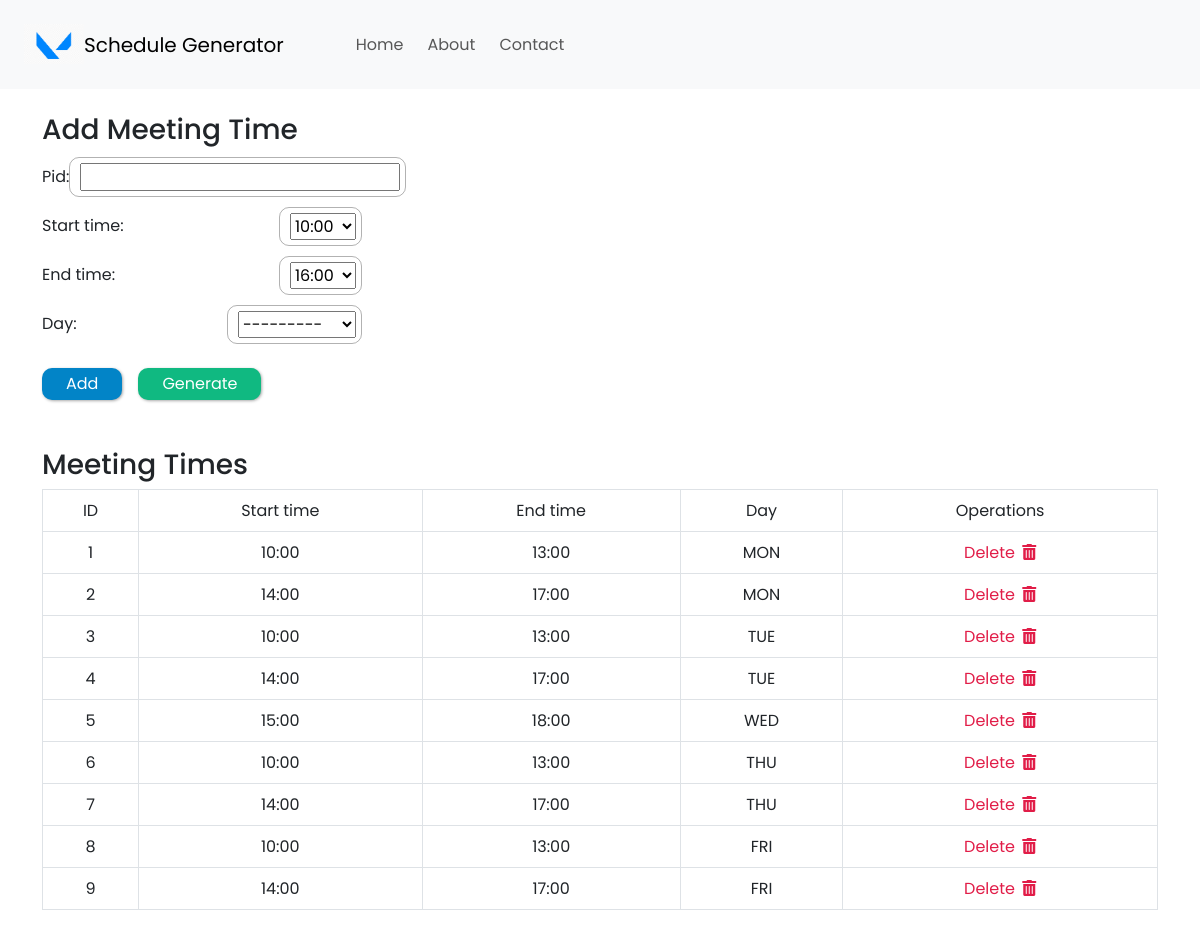
The app's page /add-meetingTime, older data.
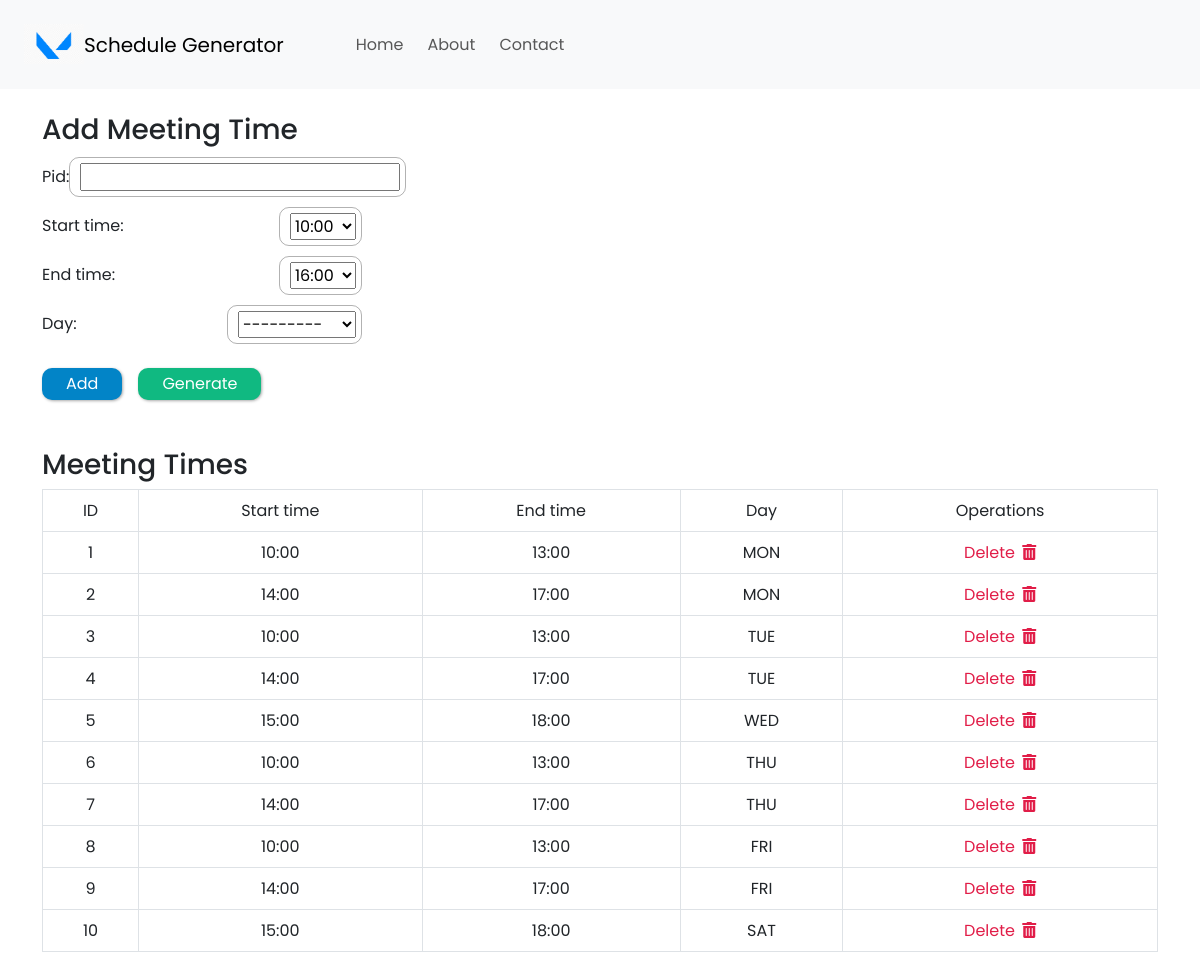
The same page, newer data.
### my_app/models.py (models this page shows, shortened)
class MeetingTime(models.Model):
    pid = models.CharField(max_length=4, primary_key=True)
    start_time = models.CharField(max_length=50, choices=time_slots[:], default='10:00')
    end_time = models.CharField(max_length=50, choices=time_slots[:], default='16:00')
    day = models.CharField(max_length=15, choices=DAYS_OF_WEEK)

### my_app/views.py (the view)
# urls.py: path('add-meetingTime', views.addMeetingTime, name='add-meetingTime'),
def addMeetingTime(request):
    form = MeetingTimeForm(request.POST or None)
    if request.method == 'POST':
        if form.is_valid():
            form.save()
            all_meetingTimes = MeetingTime.objects.all
            return render(request, 'add-meetingTime.html', {'all_meetingTimes': all_meetingTimes, 'form': form })
    else:
        all_meetingTimes = MeetingTime.objects.all
        return render(request, 'add-meetingTime.html', {'all_meetingTimes': all_meetingTimes, 'form': form })

### my_app/forms.py
class MeetingTimeForm(ModelForm):
    class Meta:
        model = MeetingTime
        fields = [
            'pid',
            'start_time',
            'end_time',
            'day'
        ]
        widgets = {
            'pid': forms.TextInput(),
            'start_time': forms.Select(),
            'end_time': forms.Select(),
            'day': forms.Select(),
        }

### my_app/templates/add-meetingTime.html (shortened to what this page needs)
{% extends 'base.html' %}
{% block content %}
{% load static %}
  <div style="width: 320px; margin-top: 1.5rem;">
    <form method="POST">
      <h3>Add Meeting Time</h3>
      {% for field in form %}
      <div class="input-container">
        {{ field.label_tag }}
        {% if field.name == 'instructors' %}
          <div style="margin-left: 17px;">
              {{ field }}
          </div>
        {% else %}
          <div class="input-fields">
            {{ field }}
          </div>
        {% endif %}
      </div>
      {% endfor %}
      <div class="d-flex align-items-center mt-4 gap-3">
        <button type="submit" class="add-button px-4 py-1">Add</button>
        <input type="button"
          value="Generate"
          class="proceed-button px-4 py-1"
          onclick="window.location.href='/generateSchedule'"
        />
      </div>
    </form>
  </div>
  {% if all_meetingTimes %}
    <h3 class="mt-5">Meeting Times</h3>
    <table class="table table-bordered">
      <tr class="table-heading">
        <td>
          <center>ID</center>
        </td>
        <td>
          <center>Start time</center>
        </td>
        <td>
          <center>End time</center>
        </td>
        <td>
          <center>Day</center>
          </td>
        <td>
          <center>Operations</center>
        </td>
      </tr>
      {% for item in all_meetingTimes %}
        <tr class="table-data">
          <td>
            <center>{{ item.pid }}</center>
          </td>
          <td><center>{{ item.start_time }}</center></td>
          <td><center>{{ item.end_time }}</center></td>
          <td>
            <center>{{ item.day }}</center>
          </td>
          <td>
            <center>
              <a class="delete-button" href="{% url 'delete-meetingTime' item.pid %}">
               Delete
              <i class="fas fa-trash-alt" style="margin-left: 3px;"></i>
              </a>
            </center>
          </td>
        </tr>
      {% endfor %}
    </table>
  {% endif %}
{% endblock %}

Row changes from the older to the newer data that the page shows:
added MeetingTime: pid "10", start_time "15:00", end_time "18:00", day "SAT"
